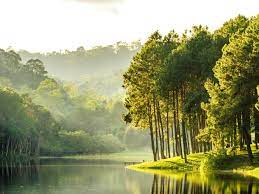
%> input picture nature.png, 259 x 194 px, given in place of nature.jpg, which was not available
$ octave InClassActivity01_6.m   (GNU Octave 9; MATLAB toolbox functions it lacks are replaced by stand-ins)
%> lines starting %> are read from the running program, lines starting %| are printed output that depends on the picture; pictures that were not available may be replaced by others from this repository, and a replacement may not be noted
% Read the grayscale image
image = imread('nature.jpg');
%> image is the input picture: size 194x259x3 uint8; mean R, G, B 152.2, 153.9, 112.1

% Display the original grayscale image
figure;
imshow(image);
title('Original Grayscale Image');

% Flip the image left to right using fliplr
flippedImage = fliplr(image);
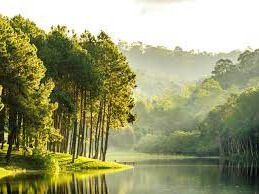
%> flippedImage: size 194x259x3 uint8; mean R, G, B 152.2, 153.9, 112.1; mean of the top-left, top-right, bottom-left and bottom-right quarters 135, 213.5, 97.2, 111.5

% Display the flipped image
figure;
imshow(flippedImage);
title('Flipped Image (Left to Right)');

% Rotate the image clockwise by 180 degrees using imrotate
rotatedImage = imrotate(image, 180);
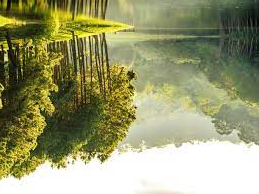
%> rotatedImage: size 194x259x3 uint8; mean R, G, B 152.2, 153.9, 112.1; mean of the top-left, top-right, bottom-left and bottom-right quarters 97.2, 111.5, 135, 213.5

% Display the rotated image
figure;
imshow(rotatedImage);
title('Rotated Image (Clockwise 180 Degrees)');

% Crop the central half of the image using imcrop
[rows, columns] = size(image);
%> rows = 194; columns = 777
cropRect = [columns/4, rows/4, columns/2, rows/2];
%> cropRect = [194.2 48.5 388.5 97]
croppedImage = imcrop(image, cropRect);
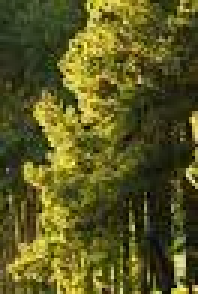
%> croppedImage: size 98x66x3 uint8 (shown 3 times larger); mean R, G, B 90.5, 88.2, 33.3

% Display the cropped image
figure;
imshow(croppedImage);
title('Cropped Image (Central Half)');
